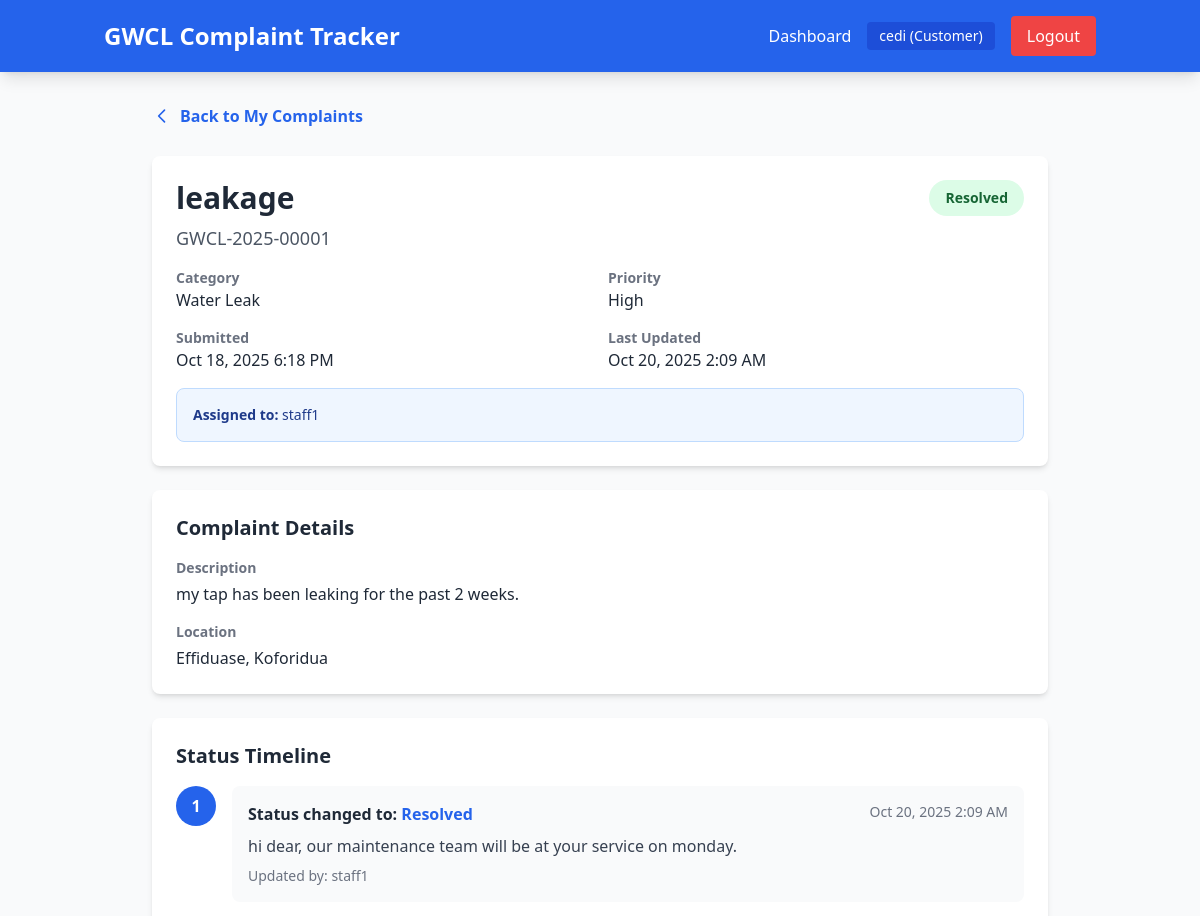
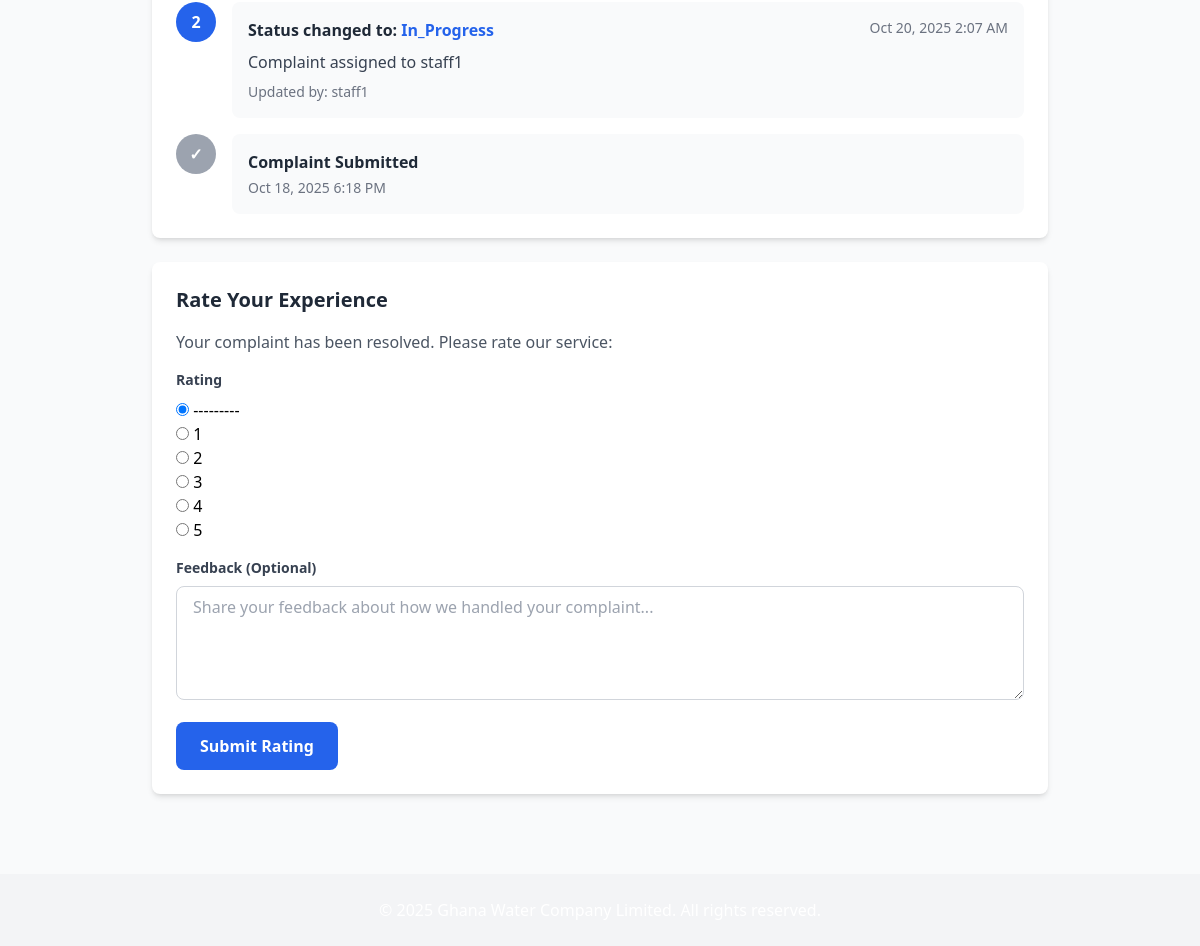
/complaint/GWCL-2025-00001/ (signed in), run on the app's committed database (2 pictures, top to bottom).
### users/models.py (models this page shows, shortened)
class User(AbstractUser):
    role_choices = (
        ('customer', 'Customer'),
        ('staff', 'Staff'),
        ('manager', 'Manager'),
    )
    role = models.CharField(max_length=20, choices=role_choices, default='customer')
    phone_number = models.CharField(max_length=15, blank=True, null=True)
    address = models.TextField(blank=True, null=True)
    def is_customer(self):
        return self.role == 'customer'
    def is_manager(self):
        return self.role == 'manager'

### complaints/models.py (models this page shows, shortened)
class Complaint(models.Model):
    CATEGORY_CHOICES = (
        ('leak', 'Water Leak'),
        ('no_water', 'No Water Supply'),
        ('billing', 'Billing Issue'),
        ('water_quality', 'Water Quality'),
        ('meter_issue', 'Meter Issue'),
        ('pressure', 'Low Water Pressure'),
        ('other', 'Other'),
    )
    PRIORITY_CHOICES = (
        ('low', 'Low'),
        ('medium', 'Medium'),
        ('high', 'High'),
        ('critical', 'Critical'),
    )
    STATUS_CHOICES = (
        ('submitted', 'Submitted'),
        ('in_progress', 'In Progress'),
        ('resolved', 'Resolved'),
        ('closed', 'Closed'),
    )
    complaint_id = models.CharField(max_length=20, unique=True, editable=False)
    customer = models.ForeignKey(
        settings.AUTH_USER_MODEL,
        on_delete=models.CASCADE,
        related_name='complaints'
    )
    assigned_to = models.ForeignKey(
        settings.AUTH_USER_MODEL,
        on_delete=models.SET_NULL,
        null=True,
        blank=True,
        related_name='assigned_complaints',
        limit_choices_to={'role': 'staff'}
    )
    category = models.CharField(max_length=20, choices=CATEGORY_CHOICES)
    priority = models.CharField(max_length=10, choices=PRIORITY_CHOICES, default='medium')
    status = models.CharField(max_length=20, choices=STATUS_CHOICES, default='submitted')
    title = models.CharField(max_length=200)
    description = models.TextField()
    address = models.TextField()
    gps_coordinates = models.CharField(max_length=50, blank=True, null=True)
    image = models.ImageField(upload_to='complaints/', blank=True, null=True)
    created_at = models.DateTimeField(auto_now_add=True)
    updated_at = models.DateTimeField(auto_now=True)
    resolved_at = models.DateTimeField(null=True, blank=True)
    customer_rating = models.IntegerField(null=True, blank=True, choices=[(i, i) for i in range(1, 6)])
    customer_feedback = models.TextField(blank=True, null=True)
    class Meta:
        ordering = ['-created_at']
        verbose_name = 'Complaint'
        verbose_name_plural = 'Complaints'

class StatusUpdate(models.Model):
    STATUS_CHOICES = Complaint.STATUS_CHOICES  # Use same choices as Complaint
    complaint = models.ForeignKey(
        Complaint,
        on_delete=models.CASCADE,
        related_name='status_updates'
    )
    updated_by = models.ForeignKey(
        settings.AUTH_USER_MODEL,
        on_delete=models.CASCADE
    )
    old_status = models.CharField(max_length=20, blank=True)
    new_status = models.CharField(max_length=20, choices=STATUS_CHOICES)  # Add choices here
    notes = models.TextField()
    created_at = models.DateTimeField(auto_now_add=True)
    class Meta:
        ordering = ['-created_at']
        verbose_name = 'Status Update'
        verbose_name_plural = 'Status Updates'

### complaints/views.py (the view)
# urls.py: path('complaint/<str:complaint_id>/', views.complaint_detail, name='complaint_detail'),
@login_required
def complaint_detail(request, complaint_id):
    complaint = get_object_or_404(Complaint, complaint_id=complaint_id)
    if request.user.is_customer() and complaint.customer != request.user:
        messages.error(request, 'You can only view your own complaints.')
        return redirect('my_complaints')
    status_updates = complaint.status_updates.all()
    rating_form = None
    if request.user == complaint.customer and complaint.status in ['resolved', 'closed'] and not complaint.customer_rating:
        if request.method == 'POST':
            rating_form = ComplaintRatingForm(request.POST, instance=complaint)
            if rating_form.is_valid():
                rating_form.save()
                messages.success(request, 'Thank you for your feedback!')
                return redirect('complaint_detail', complaint_id=complaint_id)
        else:
            rating_form = ComplaintRatingForm(instance=complaint)
    context = {
        'complaint': complaint,
        'status_updates': status_updates,
        'rating_form': rating_form,
    }
    return render(request, 'complaints/complaint_detail.html', context)

### complaints/forms.py
class ComplaintRatingForm(forms.ModelForm):
    class Meta:
        model = Complaint
        fields = ['customer_rating', 'customer_feedback']
        widgets = {
            'customer_rating': forms.RadioSelect(choices=[(i, f'{i} Star{"s" if i > 1 else ""}') for i in range(1, 6)]),
            'customer_feedback': forms.Textarea(attrs={
                'class': 'w-full px-4 py-2 border border-gray-300 rounded-lg focus:ring-2 focus:ring-blue-500 focus:border-transparent',
                'rows': 4,
                'placeholder': 'Share your feedback about how we handled your complaint...'
            })
        }

### templates/complaints/complaint_detail.html (shortened to what this page needs)
{% extends 'base.html' %}
{% block content %}
<div class="max-w-4xl mx-auto space-y-6">
    <a href="{% url 'my_complaints' %}" class="inline-flex items-center text-blue-600 hover:text-blue-800 font-semibold">
        <svg class="w-5 h-5 mr-2" fill="none" stroke="currentColor" viewBox="0 0 24 24">
            <path stroke-linecap="round" stroke-linejoin="round" stroke-width="2" d="M15 19l-7-7 7-7"></path>
        </svg>
        Back to My Complaints
    </a>
    <div class="bg-white rounded-lg shadow-md p-6">
        <div class="flex justify-between items-start mb-4">
            <div>
                <h2 class="text-3xl font-bold text-gray-800 mb-2">{{ complaint.title }}</h2>
                <p class="text-lg text-gray-600">{{ complaint.complaint_id }}</p>
            </div>
            <span class="px-4 py-2 text-sm font-semibold rounded-full
                {% if complaint.status == 'resolved' %}bg-green-100 text-green-800
                {% elif complaint.status == 'in_progress' %}bg-yellow-100 text-yellow-800
                {% elif complaint.status == 'submitted' %}bg-blue-100 text-blue-800
                {% else %}bg-gray-100 text-gray-800{% endif %}">
                {{ complaint.get_status_display }}
            </span>
        </div>
        <div class="grid grid-cols-1 md:grid-cols-2 gap-4 mb-4">
            <div>
                <p class="text-sm text-gray-500 font-semibold">Category</p>
                <p class="text-gray-800">{{ complaint.get_category_display }}</p>
            </div>
            <div>
                <p class="text-sm text-gray-500 font-semibold">Priority</p>
                <p class="text-gray-800">{{ complaint.get_priority_display }}</p>
            </div>
            <div>
                <p class="text-sm text-gray-500 font-semibold">Submitted</p>
                <p class="text-gray-800">{{ complaint.created_at|date:"M d, Y g:i A" }}</p>
            </div>
            <div>
                <p class="text-sm text-gray-500 font-semibold">Last Updated</p>
                <p class="text-gray-800">{{ complaint.updated_at|date:"M d, Y g:i A" }}</p>
            </div>
        </div>
        {% if complaint.assigned_to %}
        <div class="bg-blue-50 border border-blue-200 rounded-lg p-4">
            <p class="text-sm text-blue-900">
                <span class="font-semibold">Assigned to:</span> {{ complaint.assigned_to.get_full_name|default:complaint.assigned_to.username }}
            </p>
        </div>
        {% endif %}
    </div>
    <div class="bg-white rounded-lg shadow-md p-6">
        <h3 class="text-xl font-bold text-gray-800 mb-4">Complaint Details</h3>
        <div class="space-y-4">
            <div>
                <p class="text-sm text-gray-500 font-semibold mb-1">Description</p>
                <p class="text-gray-800">{{ complaint.description }}</p>
            </div>
            <div>
                <p class="text-sm text-gray-500 font-semibold mb-1">Location</p>
                <p class="text-gray-800">{{ complaint.address }}</p>
            </div>
        </div>
    </div>
    <div class="bg-white rounded-lg shadow-md p-6">
        <h3 class="text-xl font-bold text-gray-800 mb-4">Status Timeline</h3>
        <div class="space-y-4">
            {% for update in status_updates %}
            <div class="flex gap-4">
                <div class="flex-shrink-0">
                    <div class="w-10 h-10 bg-blue-600 rounded-full flex items-center justify-center text-white font-bold">
                        {{ forloop.counter }}
                    </div>
                </div>
                <div class="flex-1 bg-gray-50 rounded-lg p-4">
                    <div class="flex justify-between items-start mb-2">
                        <p class="font-semibold text-gray-800">
                            Status changed to: <span class="text-blue-600">{{ update.new_status|title }}</span>
                        </p>
                        <p class="text-sm text-gray-500">{{ update.created_at|date:"M d, Y g:i A" }}</p>
                    </div>
                    <p class="text-gray-700 mb-2">{{ update.notes }}</p>
                    <p class="text-sm text-gray-500">Updated by: {{ update.updated_by.username }}</p>
                </div>
            </div>
            {% empty %}
            <p class="text-gray-500 text-center py-4">No updates yet</p>
            {% endfor %}
            <div class="flex gap-4">
                <div class="flex-shrink-0">
                    <div class="w-10 h-10 bg-gray-400 rounded-full flex items-center justify-center text-white font-bold">
                        ✓
                    </div>
                </div>
                <div class="flex-1 bg-gray-50 rounded-lg p-4">
                    <p class="font-semibold text-gray-800 mb-1">Complaint Submitted</p>
                    <p class="text-sm text-gray-500">{{ complaint.created_at|date:"M d, Y g:i A" }}</p>
                </div>
            </div>
        </div>
    </div>
    {% if rating_form %}
    <div class="bg-white rounded-lg shadow-md p-6">
        <h3 class="text-xl font-bold text-gray-800 mb-4">Rate Your Experience</h3>
        <p class="text-gray-600 mb-4">Your complaint has been resolved. Please rate our service:</p>
        <form method="post" class="space-y-4">
            <div>
                <label class="block text-sm font-semibold text-gray-700 mb-2">Rating</label>
                {{ rating_form.customer_rating }}
            </div>
            <div>
                <label class="block text-sm font-semibold text-gray-700 mb-2">Feedback (Optional)</label>
                {{ rating_form.customer_feedback }}
            </div>
            <button type="submit" class="bg-blue-600 text-white px-6 py-3 rounded-lg hover:bg-blue-700 font-semibold transition">
                Submit Rating
            </button>
        </form>
    </div>
    {% endif %}
</div>
{% endblock %}

### templates/base.html (shortened to what this page needs)
<!DOCTYPE html>
<html lang="en">
<head>
     {% load static %}
    <script src="https://cdn.tailwindcss.com"></script>
</head>
<body class="bg-gray-50">
<nav class="bg-blue-600 text-white shadow-lg">
    <div class="container mx-auto px-4 py-4">
        <div class="flex justify-between items-center">
            <div class="flex items-center space-x-2">
                <a href="{% url 'public_dashboard' %}" class="text-2xl font-bold hover:text-blue-100">
                    GWCL Complaint Tracker
                </a>
            </div>
            <div class="flex items-center space-x-4">
                {% if user.is_authenticated %}
                    <a href="{% url 'dashboard' %}" class="hover:text-blue-100">Dashboard</a>
                    <span class="text-sm bg-blue-700 px-3 py-1 rounded">
                        {{ user.username }} ({{ user.get_role_display }})
                    </span>
                    <a href="{% url 'logout' %}" class="bg-red-500 hover:bg-red-600 px-4 py-2 rounded transition">
                        Logout
                    </a>
                {% endif %}
            </div>
        </div>
    </div>
</nav>
    <main class="container mx-auto px-4 py-8">
        {% block content %}
        {% endblock %}
    </main>
     <footer class=" bg-gray-100 text-white mt-12 py-6">
        <div class="container mx-auto px-4 text-center">
            <p>&copy; 2025 Ghana Water Company Limited. All rights reserved.</p>
        </div>
     </footer>
</body>
</html>

### data on the page
User: username "cedi", role "Customer"
Complaint: title "leakage", complaint_id "GWCL-2025-00001", status "Resolved", category "Water Leak", priority "High", created_at "Oct 18, 2025 6:18 PM", updated_at "Oct 20, 2025 2:09 AM", assigned_to.get_full_name "staff1", description "my tap has been leaking for the past 2 weeks.", address "Effiduase, Koforidua", customer_rating "☑ --------- ☐ 1 ☐ 2 ☐ 3 ☐ 4 ☐ 5"
StatusUpdate: new_status "Resolved", created_at "Oct 20, 2025 2:09 AM", notes "hi dear, our maintenance team will be at your service on monday.", updated_by.username "staff1"
StatusUpdate: new_status "In_Progress", created_at "Oct 20, 2025 2:07 AM", notes "Complaint assigned to staff1", updated_by.username "staff1"
